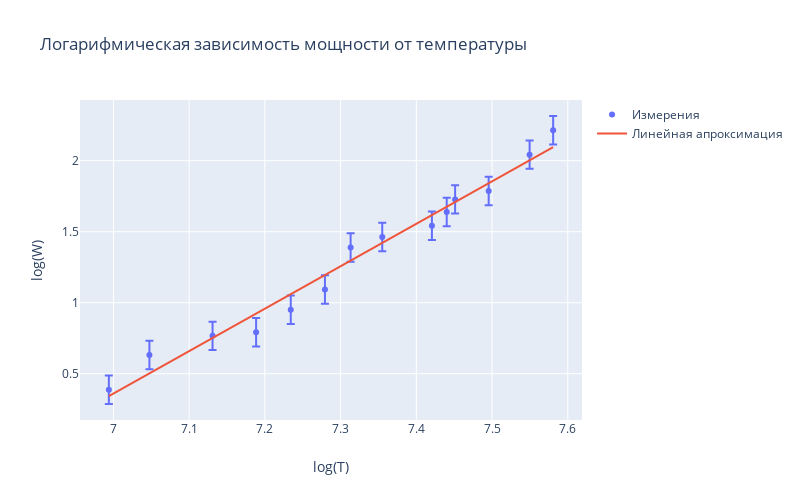

Notebook code for this chart:
### Markdown cell above
Прологарифмировав обе части выражения (1) получим:
$$
\ln W=\ln \left(\varepsilon_{T} B\right)+n \ln T
$$
Тогда коэффициент n может быть найден из метода наименьших квадратов как коэффициент наклона прямой

### Code cell
points = go.Scatter({
    'x': np.log(x),
    'y': np.log(y),
    'name': 'Измерения',  
    'error_y': {
        'type': 'constant',
        'value':0.1,
    },
    'mode': 'markers'
    })

x_linspace = np.linspace(min(np.log(x)), max(np.log(x)), 200)

n_1, ln_eps, sig_n1, sig_ln_eps = leastsqr(np.log(x), np.log(y))

linear_approx = go.Scatter({
    'x': x_linspace,
    'y': n_1 * x_linspace + ln_eps,
    'name': 'Линейная апроксимация',
    
})

layout = go.Layout({
    'title': 'Логарифмическая зависимость мощности от температуры',
    'height': 500,
    'width': 800,
    'xaxis': {
        'title': 'log(T)'
    },
    'yaxis': {
        'title': 'log(W)'
    }
})
print('Коэффициент наклона прямой: {0:.2f}±{1:.2f}'.format(n_1, sig_n1))
go.Figure(data=[points, linear_approx], layout=layout)

### Figure 1 — Plotly figure (JSON) as saved in the notebook; plotly's stock layout.template omitted (floating-point values rounded to 4 significant figures; data arrays with more than 128 entries replaced by an {"elided": "..."} marker saying what was removed)
{"data": [{"error_y": {"type": "constant", "value": 0.1}, "mode": "markers", "name": "Измерения", "type": "scatter", "x": [6.994, 7.048, 7.131, 7.188, 7.234, 7.279, 7.313, 7.355, 7.421, 7.44, 7.451, 7.496, 7.55, 7.581], "y": [0.3867, 0.632, 0.7665, 0.7918, 0.9502, 1.093, 1.388, 1.463, 1.542, 1.639, 1.728, 1.786, 2.043, 2.215]}, {"name": "Линейная апроксимация", "type": "scatter", "x": {"elided": "200 float values"}, "y": {"elided": "200 float values"}}], "layout": {"height": 500, "title": {"text": "Логарифмическая зависимость мощности от температуры"}, "width": 800, "xaxis": {"title": {"text": "log(T)"}}, "yaxis": {"title": {"text": "log(W)"}}}}
